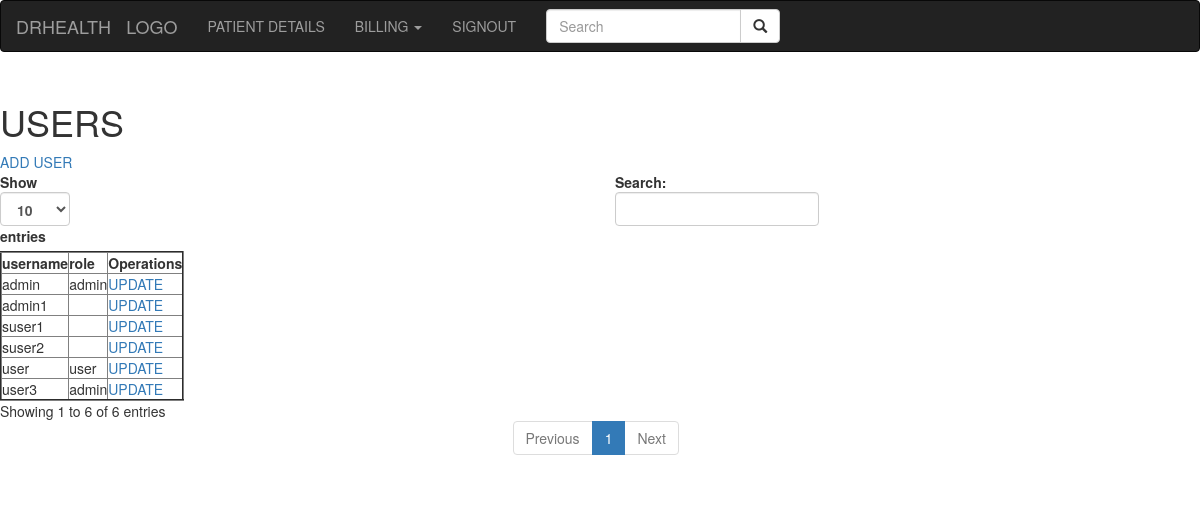
Screenshot of /users/ (signed in) with the database file from the repository.
### sign/models.py (models this page shows, shortened)
class Menu(models.Model):
	name = models.CharField(max_length=250)
	submenus = models.ManyToManyField(Submenu, blank=True, null=True)

class UserProfile(AbstractUser):
	role = models.ForeignKey(Role, on_delete=models.PROTECT, blank=True,
		null=True)

class Role(models.Model):
	name = models.CharField(max_length=10,
		choices=[("user","User"),("admin","admin")],
		default="user")
	menus= models.ManyToManyField(Menu, blank=True)

### sign/views.py (the view)
# urls.py: path("users/",user_view),
@login_required
def user_view(request):
	return render(request, "sign/user_list.html",
		{"data":UserProfile.objects.all()})

### sign/templates/sign/user_list.html (shortened to what this page needs)
{% extends "sign/home.html"%}
{% block content %}
<div class="row">
	<h1>USERS</h1>
	<a href="/user_create">ADD USER</a>
	<table id="menu" border=2>
		<thead>
			<tr>
				<th>username</th>
				<th>role</th>
				<th>Operations</th>
			</tr>
		</thead>
		<tbody>
			{% for user in data%}
			<tr>
				<td>{{ user.username }}</td>
				<td>{{ user.role.name }}</td>
				<td><a href="/user_update/{{user.id}}/">UPDATE</a>
				</td>
			</tr>
			{% endfor %}
		</tbody>
	</table>
</div>
{% endblock %}

### sign/templates/sign/home.html (shortened to what this page needs)
<!DOCTYPE html>
<html lang="en">
<head>
  <link rel="stylesheet" href="https://maxcdn.bootstrapcdn.com/bootstrap/3.4.0/css/bootstrap.min.css">
</head>
<body>
<nav class="navbar navbar-inverse">
  <div class="container-fluid">
    <div class="navbar-header">
      <a class="navbar-brand" href="">DRHEALTH</a>
      <a class="navbar-brand" href="">LOGO</a>
    </div>
    <ul class="nav navbar-nav">
      {% if request.user.is_authenticated%}
      <li><a href="/patient_details">PATIENT DETAILS</a></li>
      {% for menu in request.user.role.menus.all %}
      <li class="dropdown">
        <a class="dropdown-toggle" data-toggle="dropdown" href="#">{{ menu.name| upper}}
        <span class="caret"></span></a>
      </li>
      {% endfor %}
      <li><a href="/signout">SIGNOUT</a></li>
      {% endif %}
    </ul>
    <form class="navbar-form navbar-left" action="/action_page.php">
      <div class="input-group">
        <input type="text" class="form-control" placeholder="Search" name="search">
        <div class="input-group-btn">
          <button class="btn btn-default" type="submit">
            <i class="glyphicon glyphicon-search"></i>
          </button>
        </div>
      </div>
    </form>
  </div>
</nav>
<div class="container login-container">
  <div class="row">
  </div>
  <div class="row">
    {% block content%}{% endblock %}
  </div>
</div>
</body>
</html>

### rows the page displays
Menu: name "BILLING"
UserProfile: username "suser1"
UserProfile: username "admin", role.name "admin"
UserProfile: username "user", role.name "user"
UserProfile: username "admin1"
UserProfile: username "suser2"
UserProfile: username "user3", role.name "admin"
